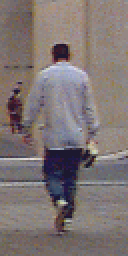
#> input picture images/per00002.ppm, 64 x 128 px (shown 2 times larger)
$ jupyter execute --allow-errors 03b_HOG.ipynb   (shell and % lines are left out)
#> lines starting #> are read from the running program, lines starting #| are printed output that depends on the picture
# Assignment 3: Histogram of Oriented Gradients (HOG)
## Read paper
Have a look at the section "Resources" in the KVV and read the original HOG work of Dalal and Triggs from 2005 and the good summary by Tomasi (I would read this first). Now you shouldn't have any problems with the implementation of the algorithm!

## MIT-DB for people
Download the complete image data set here: http://pascal.inrialpes.fr/data/human/

[cell 1]
from skimage import io,color, transform
import numpy as np
import matplotlib.pyplot as plt
from scipy import ndimage
import warnings
warnings.filterwarnings("ignore")

pers1 = io.imread('images/per00002.ppm')
#> pers1 is the input picture: shape (128, 64, 3); mean R, G, B 126.6, 116.7, 115.8
pers2 = io.imread('images/per00007.ppm')
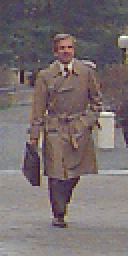
#> input picture images/per00007.ppm, 64 x 128 px (shown 2 times larger)
#> pers2 is the input picture: shape (128, 64, 3); mean R, G, B 119.4, 109, 110.5
pers3 = io.imread('images/per00014.ppm')
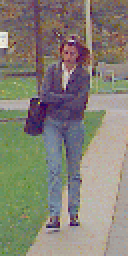
#> input picture images/per00014.ppm, 64 x 128 px (shown 2 times larger)
#> pers3 is the input picture: shape (128, 64, 3); mean R, G, B 133.1, 129.6, 118.3

fig = plt.figure()
ax1 = plt.subplot(1, 3, 1)
ax2 = plt.subplot(1, 3, 2)
ax3 = plt.subplot(1, 3, 3)

ax1.imshow(pers1)
ax2.imshow(pers2)
ax3.imshow(pers3)
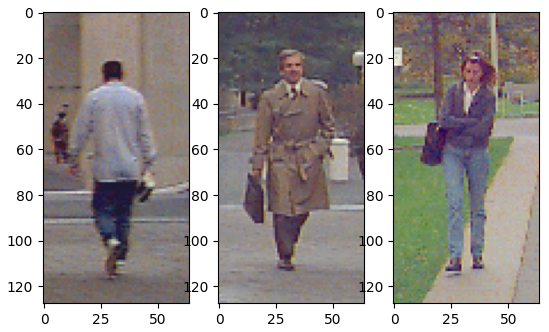
#> figure drawn by matplotlib, 3 panels
